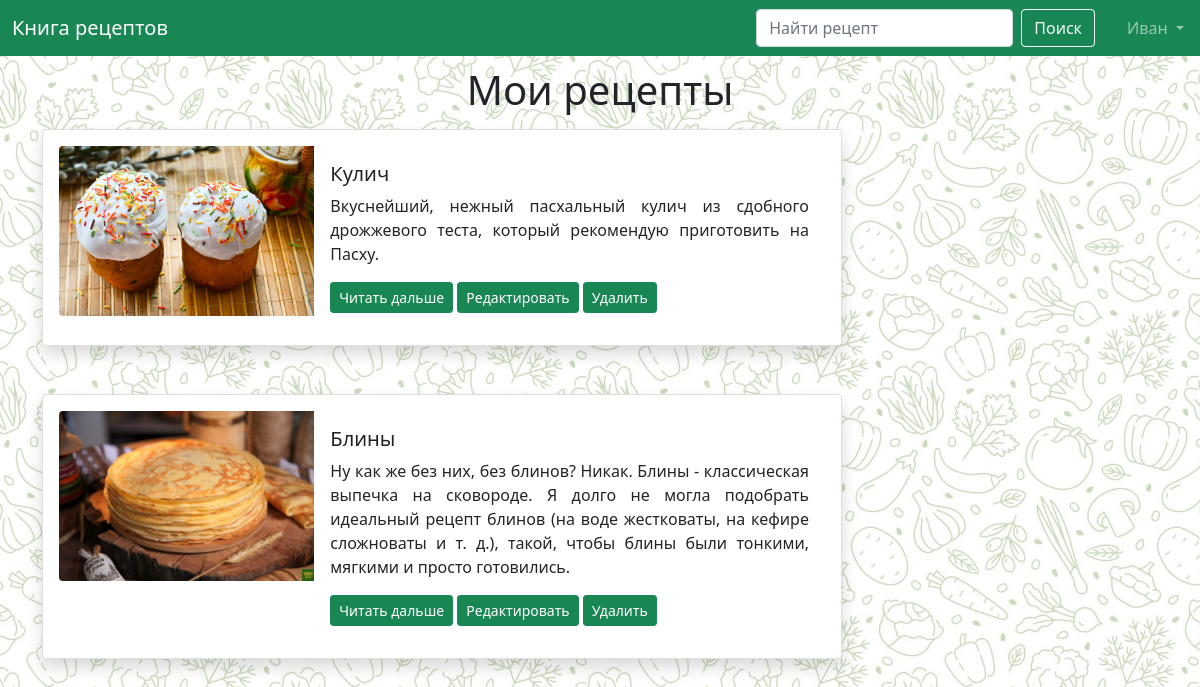
The page /user (signed in) on the database as committed earlier.
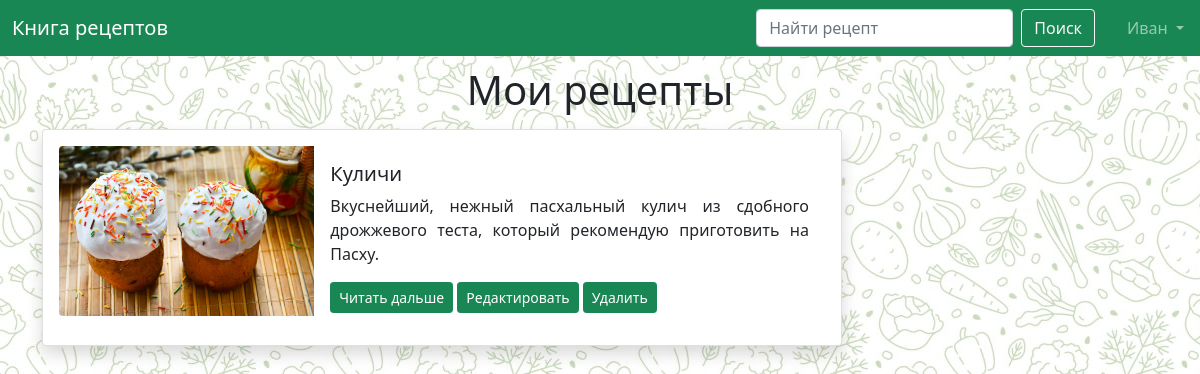
The same page on the database as committed later.
### data/recipes.py (models this page shows)
class Recipes(SqlAlchemyBase):
    __tablename__ = 'recipes'
    id = sqlalchemy.Column(sqlalchemy.Integer,
                           primary_key=True, autoincrement=True)
    title = sqlalchemy.Column(sqlalchemy.String)
    description = sqlalchemy.Column(sqlalchemy.String)
    picture_name = sqlalchemy.Column(sqlalchemy.String, nullable=False)
    ingredients = sqlalchemy.Column(sqlalchemy.String)
    recipe = sqlalchemy.Column(sqlalchemy.String)
    user_id = sqlalchemy.Column(sqlalchemy.Integer,
                                sqlalchemy.ForeignKey("users.id"))
    categories = orm.relationship("Category",
                                  secondary="recipe_to_category",
                                  backref="recipes")
    user = orm.relationship('User')
    created_date = sqlalchemy.Column(sqlalchemy.DateTime, default=datetime.datetime.now)

### main.py (the view)
@app.route('/user')
def user_recipes():
    return render_template('user_recipes.html', title='Мои рецепты')

### data/db_session.py (called while the page is built)
def create_session() -> Session:
    global __factory
    return __factory()

### main.py (called while the page is built)
@login_manager.user_loader
def load_user(user_id):
    db_sess = db_session.create_session()
    return db_sess.query(User).get(user_id)

### templates/user_recipes.html
{% extends "base.html" %}
{% block content %}
<h1 class="text-center" style="margin-top: 10px; margin-bottom: 15px;">Мои рецепты</h1>
{% for item in current_user.recipes %}
<div class="card shadow p-3 mb-5 bg-body rounded" style="max-width: 800px;">
  <div class="row g-0">
    <div class="col-md-4">
      <img src="static/img/{{ item.picture_name }}" class="img-fluid rounded-start">
    </div>
    <div class="col-md-8">
      <div class="card-body">
        <h5 class="card-title">{{ item.title }}</h5>
        <p class="card-text" align="justify">{{ item.description }}</p>
        <a class="btn btn-success btn-sm" href="/recipe/{{ item.id }}">Читать дальше</a>
        <a class="btn btn-success btn-sm" href="/edit_recipe/{{ item.id }}">Редактировать</a>
        <a class="btn btn-success btn-sm" href="/delete_recipe/{{ item.id }}">Удалить</a>
      </div>
    </div>
  </div>
</div>
{% endfor %}
{% endblock %}

Rows that differ between the two databases and show on the page:
no longer on this page (row edited): Recipes: picture_name (picture), title "Блины", description "Ну как же без них, без блинов? Никак. Блины - классическая выпечка на сковороде. Я долго не могла подобрать идеальный рецепт блинов (на воде жестковаты, на кефире сложноваты и т. д.), такой, чтобы блины были тонкими, мягкими и просто готовились."
changed Recipes: title "Кулич" → "Куличи"
